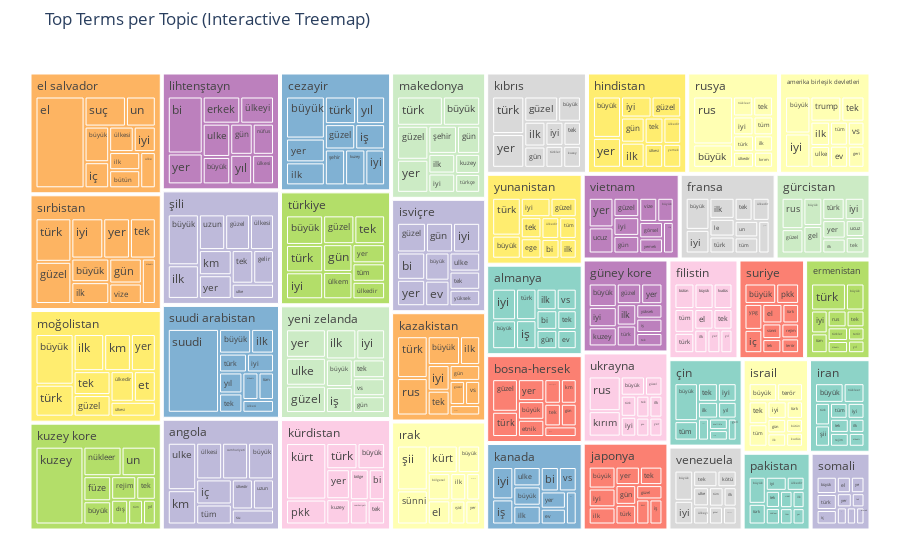

The code cell stored with this chart in its notebook:
### Markdown cell above
## 5. Visualization: Top Terms per Topic

### Code cell
import plotly.express as px

def plot_topic_terms_treemap(top_terms_df, n_terms=10, filter_terms=None):
    """Plot interactive treemap of top terms per topic."""
    if filter_terms:
        data = top_terms_df[~top_terms_df['token'].isin(filter_terms)]
    else:
        data = top_terms_df
        
    data = data.groupby('topic').head(n_terms)
    
    fig = px.treemap(
    data,
    path=['topic', 'token'],
    values='tfidf',
    color='topic',
    color_discrete_sequence=px.colors.qualitative.Set3,
    title="Top Terms per Topic (Interactive Treemap)"
)
    fig.update_layout(margin=dict(t=50, l=25, r=25, b=25))
    fig.show()

plot_topic_terms_treemap(top_terms, n_terms=10, filter_terms=FILTERED_TERMS)

### Figure 1 — Plotly figure (JSON) as saved in the notebook; plotly's stock layout.template omitted (floating-point values rounded to 4 significant figures; data arrays with more than 128 entries replaced by an {"elided": "..."} marker saying what was removed)
{"data": [{"branchvalues": "total", "customdata": {"elided": "429x1 str values"}, "domain": {"x": [0, 1], "y": [0, 1]}, "hovertemplate": "labels=%{label}<br>tfidf=%{value}<br>parent=%{parent}<br>id=%{id}<br>topic=%{customdata[0]}<extra></extra>", "ids": {"elided": "429 str values"}, "labels": {"elided": "429 str values"}, "marker": {"colors": {"elided": "429 str values"}}, "name": "", "parents": {"elided": "429 str values"}, "type": "treemap", "values": {"elided": "429 float values"}}], "layout": {"legend": {"tracegroupgap": 0}, "margin": {"b": 25, "l": 25, "r": 25, "t": 50}, "title": {"text": "Top Terms per Topic (Interactive Treemap)"}, "treemapcolorway": ["rgb(141,211,199)", "rgb(255,255,179)", "rgb(190,186,218)", "rgb(251,128,114)", "rgb(128,177,211)", "rgb(253,180,98)", "rgb(179,222,105)", "rgb(252,205,229)", "rgb(217,217,217)", "rgb(188,128,189)", "rgb(204,235,197)", "rgb(255,237,111)"]}}
